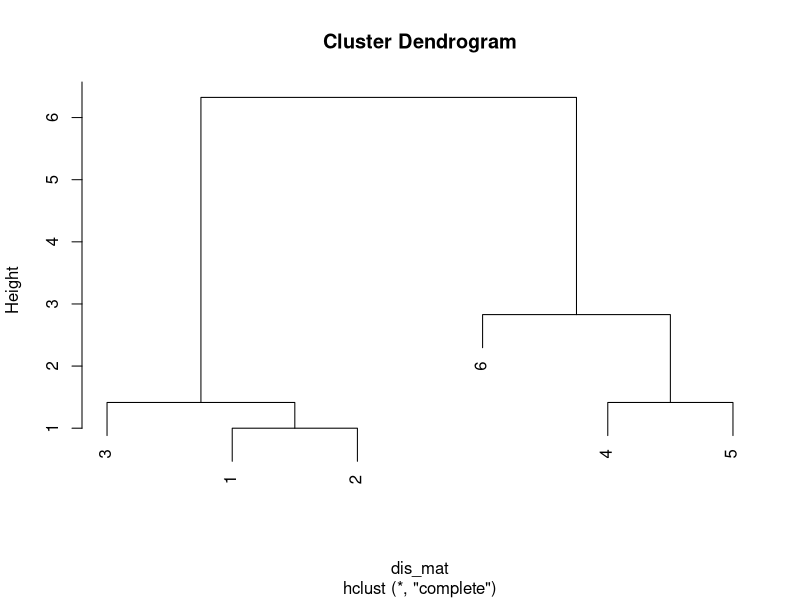
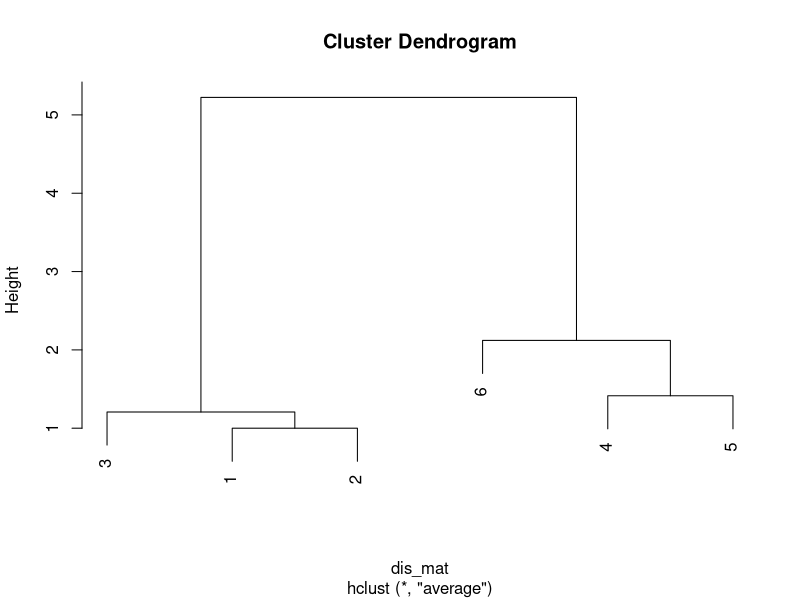
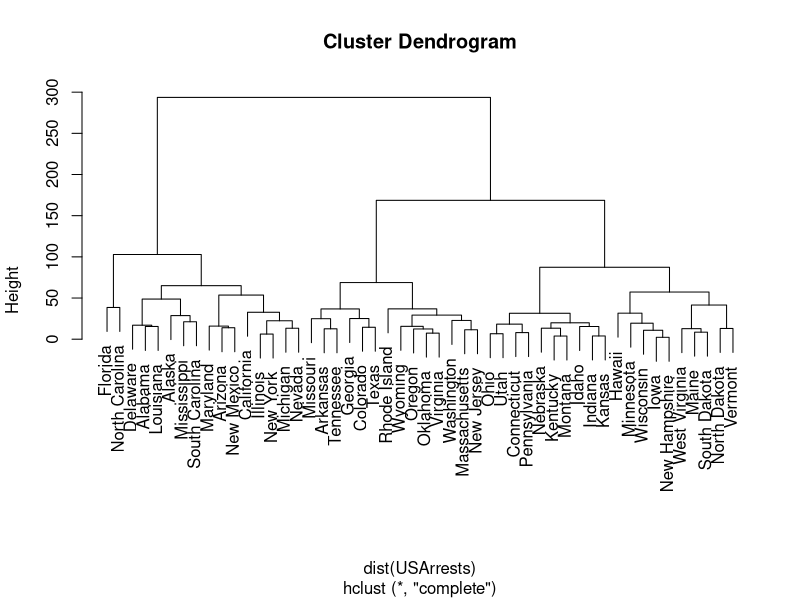
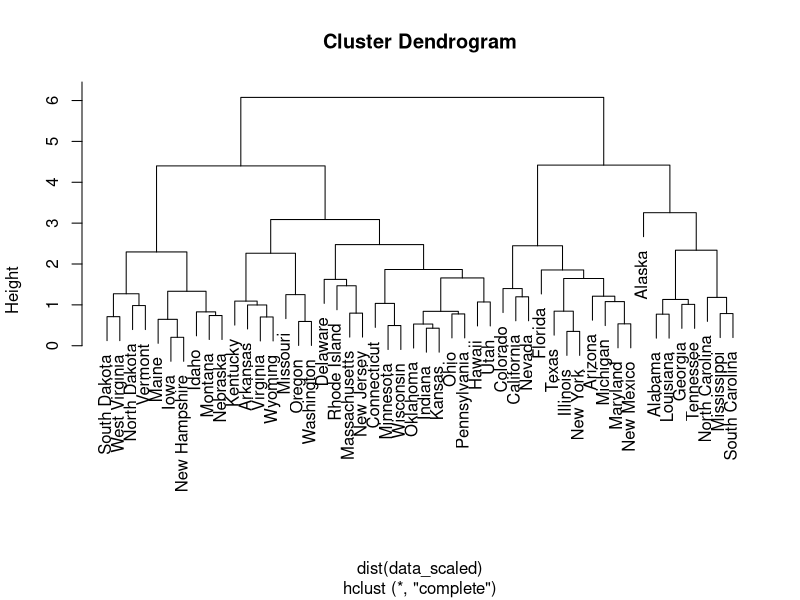
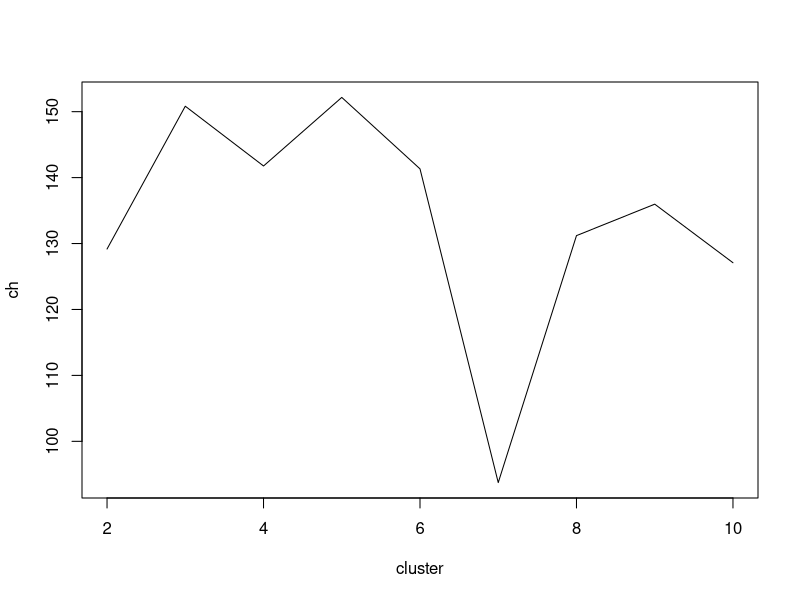

Source code (R) for these figures, in order:
## ---- chunk 1
clusterData <- cbind(c(1, 1, 0, 5, 6, 4), c(4, 3, 4, 1, 2, 0))
library(cluster)
dis_mat <- daisy(clusterData, metric = "euclidean", stand = FALSE)
dis_mat

## ---- chunk 2
comp_dend <- hclust(dis_mat, method = "complete")
plot(comp_dend)
## ---- chunk 3
avg_dend <- hclust(dis_mat, method = "average")
plot(avg_dend)
## ---- chunk 4
library(fpc)
km <- kmeans(clusterData,2)
calinhara(clusterData,km$cluster)
## ---- chunk 5
set.seed(2)
hc_all <- hclust(dist(USArrests), method = "complete")
plot(hc_all)
## ---- chunk 6
cut3 <- cutree(hc_all, 3)
cut3
## ---- chunk 7
data_scaled <- scale(USArrests)
hc_sd <- hclust(dist(data_scaled), method = "complete")
plot(hc_sd)
## ---- chunk 8
cut <- cutree(hc_sd, 3)
table(cutree(hc_all, 3), cutree(hc_sd, 3))
## ---- chunk 9
ch_df <- data.frame()

for(i in 2:10){
  km <- kmeans(USArrests, centers=i)
    ch_df<- rbind(ch_df, cbind(i, calinhara(USArrests,km$cluster)))
}
names(ch_df) <- c("cluster", "ch")
plot(ch_df, type='l')

table(cutree(hc_all, 6), kmeans(USArrests, centers=6)$cluster)
